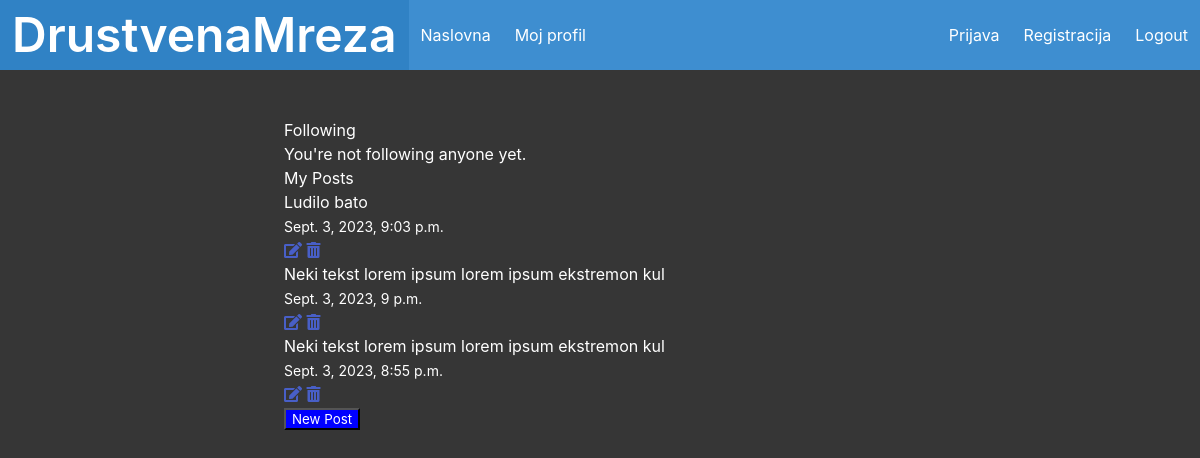
The page /moj_profil/ (signed in) on the database as committed earlier.
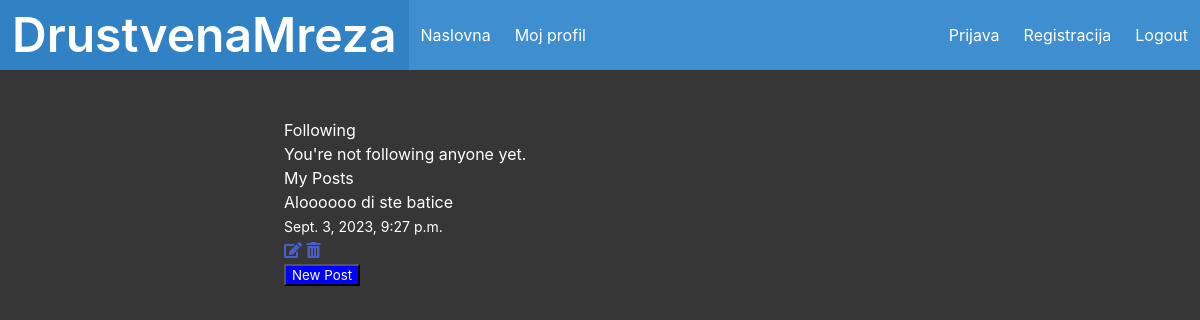
The same page on the database as committed later.
### drustvena_mrezaApp/models.py (models this page shows, shortened)
class Objava(models.Model):
    PRIVACY_CHOICES = [
        ('public', 'Public'),
        ('private', 'Private'),
        ('friends', 'Friends Only'),
    ]
    CATEGORY_CHOICES = [
        ('tech', 'Technology'),
        ('sports', 'Sports'),
        ('entertainment', 'Entertainment'),
    ]
    user = models.ForeignKey(
        User, related_name="objave", on_delete=models.DO_NOTHING
    )
    sadrzaj = models.CharField(max_length=200)
    datum_objave = models.DateTimeField(default=timezone.now)
    privacy = models.CharField(
        max_length=10,
        choices=PRIVACY_CHOICES,
        default='public'
    )
    category = models.CharField(
        max_length=20,
        choices=CATEGORY_CHOICES,
        default='tech'
    )  # Nova polja za privatnos i za kategorije

### drustvena_mrezaApp/views.py (the view)
# urls.py: path('moj_profil/', views.moj_profil, name='moj_profil'),
def moj_profil(request):
    user = request.user
    profil = Profil.objects.get(user=user)
    posts = Objava.objects.filter(user=user).order_by('-datum_objave')
    if request.method == 'POST':
        form = PostForm(request.POST)
        if form.is_valid():
            new_post = form.save(commit=False)
            new_post.user = request.user
            new_post.save()
            return redirect('drustvena_mrezaApp:moj_profil')
    else:
        form = PostForm()
    return render(request, 'drustvena_mreza/moj_profil.html', {'following_users': profil.follows.all(), 'posts': posts, 'form': form})

### drustvena_mrezaApp/templates/drustvena_mreza/moj_profil.html (shortened to what this page needs)
{% extends 'pocetna.html' %}
{% block content %}
<h2 style="color:white;">Following</h2>
{% for user in following_users %}
<div class="user">
    <h3 style="color:white;">{{ user.username }}</h3>
</div>
{% empty %}
<p style="color:white;">You're not following anyone yet.</p>
{% endfor %}
<h2 style="color:white;">My Posts</h2>
{% for post in posts %}
<div class="post">
    <h2 style="color:white;">{{ post.sadrzaj }}</h2>
    <p style="color:white;"><small>{{ post.datum_objave }}</small></p>
    {% if user == post.user %}
    <a href="{% url 'drustvena_mrezaApp:edit_post' post.id %}"><i class="fas fa-edit"></i></a>
    <a href="{% url 'drustvena_mrezaApp:delete_post' post.id %}"><i class="fas fa-trash-alt"></i></a>
    {% endif %}
</div>
{% empty %}
<p style="color:white;">You haven't made any posts yet.</p>
{% endfor %}
<button id="new-post-button" style="color:white; background-color:blue;">New Post</button>
{% endblock %}

Rows that differ between the two databases and show on the page:
removed Objava: sadrzaj "Ludilo bato", datum_objave "Sept. 3, 2023, 9:03 p.m."
removed Objava: sadrzaj "Neki tekst lorem ipsum lorem ipsum ekstremon kul", datum_objave "Sept. 3, 2023, 9 p.m."
removed Objava: sadrzaj "Neki tekst lorem ipsum lorem ipsum ekstremon kul", datum_objave "Sept. 3, 2023, 8:55 p.m."
added Objava: sadrzaj "Aloooooo di ste batice", datum_objave "Sept. 3, 2023, 9:27 p.m."
